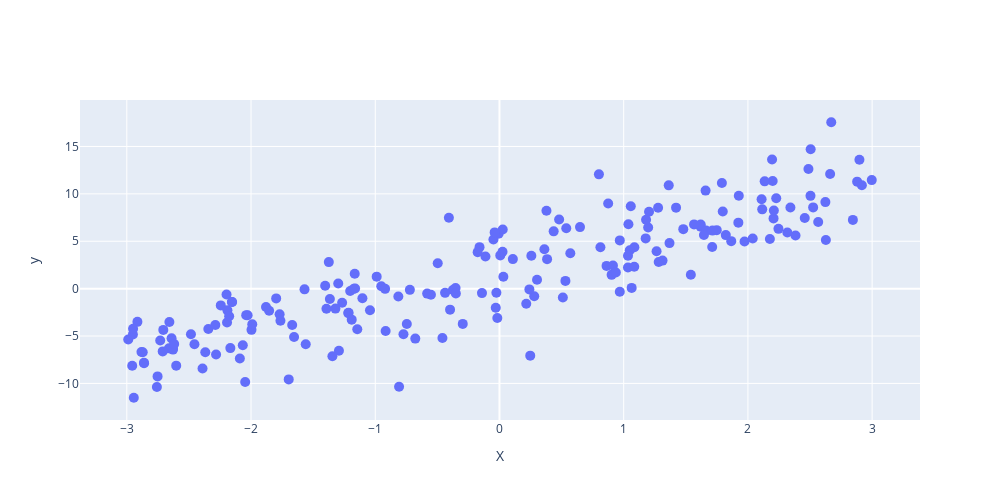

The code cell stored with this chart in its notebook:
### Markdown cell above
Suppose we have classic linear regression task - we have array of point $(x_i, y_i)$ just like generated and visualised in the cell below:

### Code cell
sample_size = 200

real_alpha = 3; real_beta = 2;

X = np.random.uniform(-3 , 3, sample_size)
y = X*alpha + beta + np.random.normal(0, 3, sample_size)


go.Figure(
    go.Scatter(x = X, y=y, mode = 'markers', marker_size = 10),
    layout={
        "xaxis_title" : "X",
        "yaxis_title" : "y",
        "width" : 1000,
        "height" : 500,
        "dragmode" : False
    }
)

### Figure 1 — Plotly figure (JSON) as saved in the notebook; plotly's stock layout.template omitted (floating-point values rounded to 4 significant figures; data arrays with more than 128 entries replaced by an {"elided": "..."} marker saying what was removed)
{"data": [{"marker": {"size": 10}, "mode": "markers", "type": "scatter", "x": {"elided": "200 float values"}, "y": {"elided": "200 float values"}}], "layout": {"dragmode": false, "height": 500, "width": 1000, "xaxis": {"autorange": true, "range": [-3.377, 3.385], "title": {"text": "X"}, "type": "linear"}, "yaxis": {"autorange": true, "range": [-13.86, 19.9], "title": {"text": "y"}, "type": "linear"}}}
